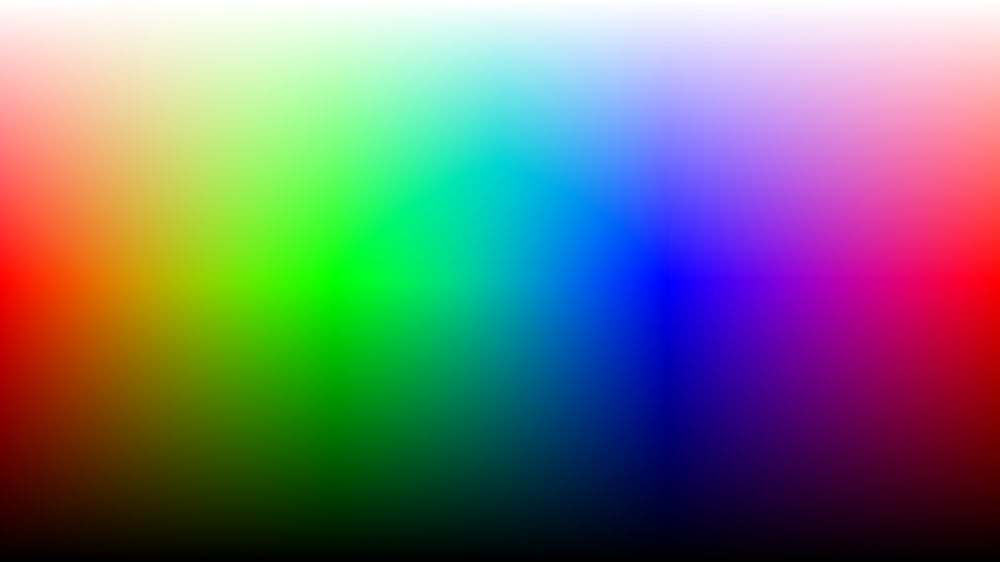
#> input picture weird/input.png, 1000 x 562 px, shrunk from 1920 x 1080 before the run, found by its file name
$ python invert.py
#> lines starting #> are read from the running program, lines starting #| are printed output that depends on the picture
#pip3 install opencv-python
#pip3 install -U numpy
import cv2
img = cv2.imread("input.png")
#> img is the input picture: shape (562, 1000, 3); mean B, G, R 118, 118, 112.6
newimg = img.copy()
r = 2
g = 1
b = 0
for y in range(0, len(img)):
    for x in range(0, len(img[y])):
        newimg[y][x][r] = 255 - img[y][x][r]
        newimg[y][x][g] = 255 - img[y][x][g]
        newimg[y][x][b] = 255 - img[y][x][b]
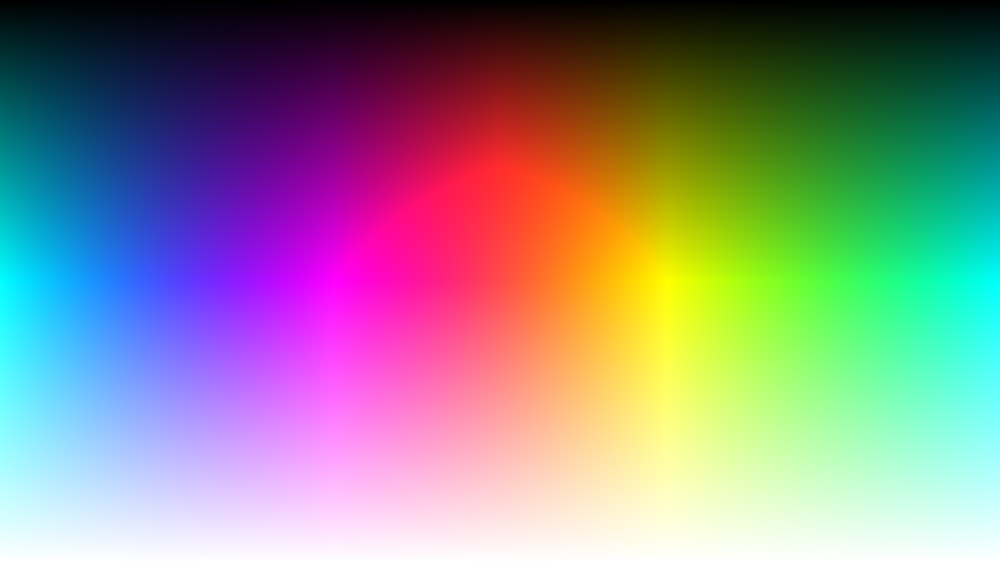
#> newimg: shape (562, 1000, 3); mean B, G, R 137, 137, 142.4
cv2.imwrite("output.png", newimg)
print("Done!")
